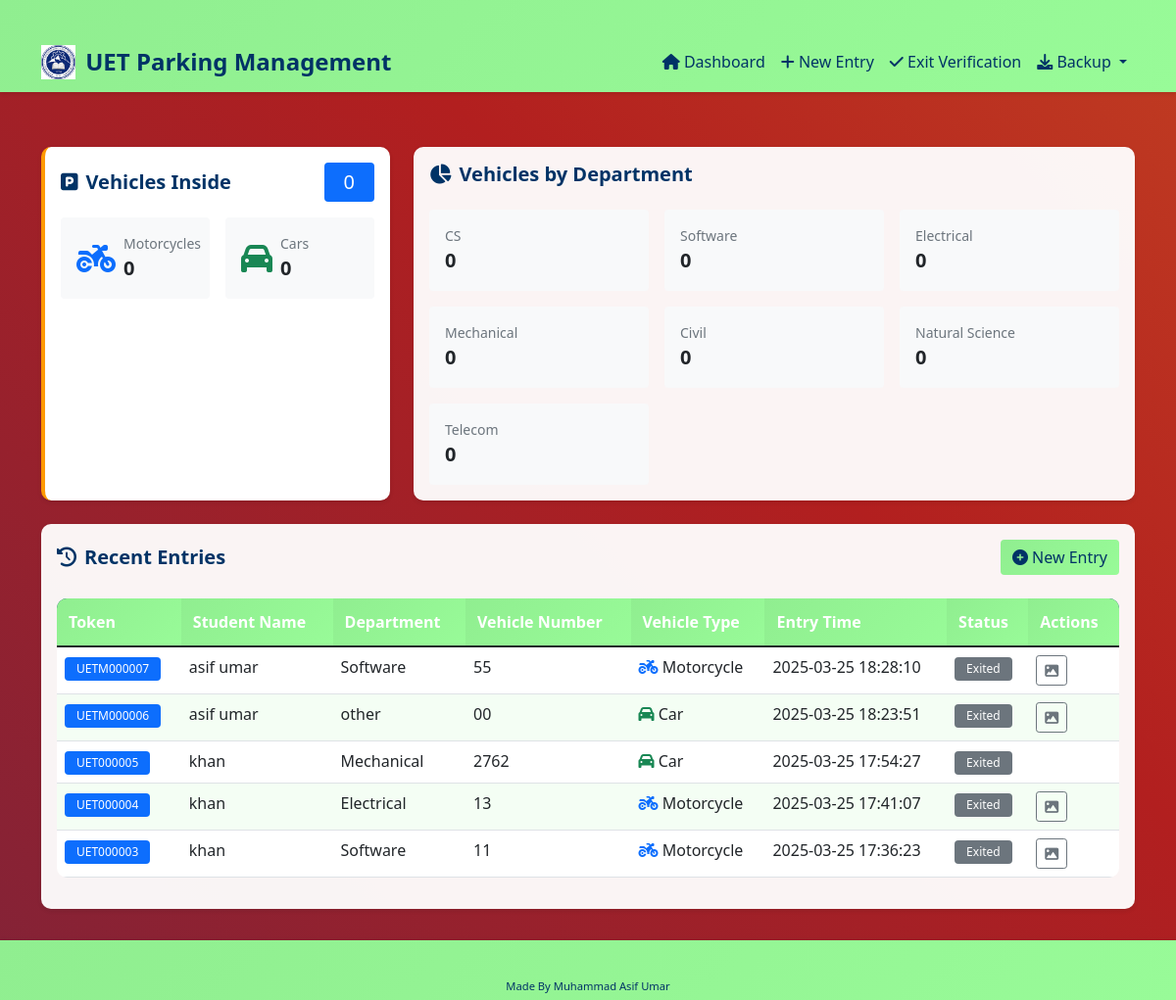
The page / on the database its author committed.
### uetpark/app.py (models this page shows, shortened)
class Entry(db.Model):
    id = db.Column(db.Integer, primary_key=True)
    token = db.Column(db.String(10), unique=True)
    student_name = db.Column(db.String(100), nullable=False)
    department = db.Column(db.String(50), nullable=False)
    semester = db.Column(db.Integer, nullable=False)
    vehicle_number = db.Column(db.String(20), nullable=False)
    vehicle_type = db.Column(db.String(20), nullable=False)
    entry_time = db.Column(db.DateTime, default=datetime.now)
    exit_time = db.Column(db.DateTime)
    image_path = db.Column(db.String(200))

### uetpark/app.py (the view)
@app.route('/')
def index():
    vehicles_inside = Entry.query.filter_by(exit_time=None).count()
    recent_entries = Entry.query.order_by(Entry.entry_time.desc()).limit(5).all()
    stats = {
        'motorcycles': Entry.query.filter_by(vehicle_type='Motorcycle', exit_time=None).count(),
        'cars': Entry.query.filter_by(vehicle_type='Car', exit_time=None).count(),
        'by_department': {}
    }
    for dept in ['CS', 'Software', 'Electrical', 'Mechanical', 'Civil', 'Natural Science', 'Telecom']:
        stats['by_department'][dept] = Entry.query.filter_by(department=dept, exit_time=None).count()
    return render_template('index.html',
                         vehicles_inside=vehicles_inside,
                         recent_entries=recent_entries,
                         stats=stats)

### uetpark/templates/index.html (shortened to what this page needs)
{% extends "base.html" %}
{% block content %}
<div class="row mb-4">
    <div class="col-md-4">
        <div class="card stat-card h-100">
            <div class="card-body">
                <div class="d-flex justify-content-between align-items-center mb-3">
                    <h5 class="card-title mb-0">
                        <i class="fas fa-parking me-2"></i>Vehicles Inside
                    </h5>
                    <span class="badge bg-primary fs-5">{{ vehicles_inside }}</span>
                </div>
                <div class="row g-3">
                    <div class="col-6">
                        <div class="p-3 bg-light rounded">
                            <div class="d-flex align-items-center">
                                <i class="fas fa-motorcycle fa-2x text-primary me-2"></i>
                                <div>
                                    <small class="text-muted d-block">Motorcycles</small>
                                    <span class="fs-5 fw-bold">{{ stats.motorcycles }}</span>
                                </div>
                            </div>
                        </div>
                    </div>
                    <div class="col-6">
                        <div class="p-3 bg-light rounded">
                            <div class="d-flex align-items-center">
                                <i class="fas fa-car fa-2x text-success me-2"></i>
                                <div>
                                    <small class="text-muted d-block">Cars</small>
                                    <span class="fs-5 fw-bold">{{ stats.cars }}</span>
                                </div>
                            </div>
                        </div>
                    </div>
                </div>
            </div>
        </div>
    </div>
    <div class="col-md-8">
        <div class="card h-100">
            <div class="card-body">
                <h5 class="card-title mb-4">
                    <i class="fas fa-chart-pie me-2"></i>Vehicles by Department
                </h5>
                <div class="row g-3">
                    {% for dept, count in stats.by_department.items() %}
                    <div class="col-md-4">
                        <div class="p-3 bg-light rounded">
                            <div class="d-flex justify-content-between align-items-center">
                                <div>
                                    <small class="text-muted d-block">{{ dept }}</small>
                                    <span class="fs-5 fw-bold">{{ count }}</span>
                                </div>
                            </div>
                        </div>
                    </div>
                    {% endfor %}
                </div>
            </div>
        </div>
    </div>
</div>
<div class="row">
    <div class="col-12">
        <div class="card">
            <div class="card-body">
                <div class="d-flex justify-content-between align-items-center mb-4">
                    <h5 class="card-title mb-0">
                        <i class="fas fa-history me-2"></i>Recent Entries
                    </h5>
                    <div>
                        <a href="{{ url_for('new_entry') }}" class="btn btn-primary">
                            <i class="fas fa-plus-circle me-1"></i>New Entry
                        </a>
                    </div>
                </div>
                <div class="table-responsive">
                    <table class="table table-hover">
                        <thead>
                            <tr>
                                <th>Token</th>
                                <th>Student Name</th>
                                <th>Department</th>
                                <th>Vehicle Number</th>
                                <th>Vehicle Type</th>
                                <th>Entry Time</th>
                                <th>Status</th>
                                <th>Actions</th>
                            </tr>
                        </thead>
                        <tbody>
                            {% for entry in recent_entries %}
                            <tr>
                                <td>
                                    <span class="badge bg-primary">{{ entry.token }}</span>
                                </td>
                                <td>{{ entry.student_name }}</td>
                                <td>{{ entry.department }}</td>
                                <td>{{ entry.vehicle_number }}</td>
                                <td>
                                    {% if entry.vehicle_type == 'Motorcycle' %}
                                    <i class="fas fa-motorcycle text-primary"></i>
                                    {% else %}
                                    <i class="fas fa-car text-success"></i>
                                    {% endif %}
                                    {{ entry.vehicle_type }}
                                </td>
                                <td>{{ entry.entry_time.strftime('%Y-%m-%d %H:%M:%S') }}</td>
                                <td>
                                    {% if entry.exit_time %}
                                    <span class="badge bg-secondary">Exited</span>
                                    {% else %}
                                    <span class="badge bg-success">Inside</span>
                                    {% endif %}
                                </td>
                                <td>
                                    {% if entry.image_path %}
                                    <button type="button"
                                            class="btn btn-sm btn-outline-secondary"
                                            onclick="window.open('{{ url_for('static', filename='images/' + entry.image_path) }}')">
                                        <i class="fas fa-image"></i>
                                    </button>
                                    {% endif %}
                                </td>
                            </tr>
                            {% endfor %}
                        </tbody>
                    </table>
                </div>
            </div>
        </div>
    </div>
</div>
{% endblock %}

### uetpark/templates/base.html (shortened to what this page needs)
<!DOCTYPE html>
<html lang="en">
<head>
    <link href="https://cdn.jsdelivr.net/npm/bootstrap@5.1.3/dist/css/bootstrap.min.css" rel="stylesheet">
    <link href="{{ url_for('static', filename='css/style.css') }}" rel="stylesheet">
    <link href="https://cdnjs.cloudflare.com/ajax/libs/font-awesome/6.0.0/css/all.min.css" rel="stylesheet">
</head>
<body>
    <nav class="navbar navbar-expand-lg">
        <div class="container">
            <a class="navbar-brand" href="{{ url_for('index') }}">
                <img src="{{ url_for('static', filename='images/uet-logo.png') }}" alt="UET Logo" class="navbar-logo">
                UET Parking Management
            </a>
            <div class="collapse navbar-collapse" id="navbarNav">
                <ul class="navbar-nav ms-auto">
                    <li class="nav-item">
                        <a class="nav-link" href="{{ url_for('index') }}">
                            <i class="fas fa-home"></i> Dashboard
                        </a>
                    </li>
                    <li class="nav-item">
                        <a class="nav-link" href="{{ url_for('new_entry') }}">
                            <i class="fas fa-plus"></i> New Entry
                        </a>
                    </li>
                    <li class="nav-item">
                        <a class="nav-link" href="{{ url_for('exit_verification') }}">
                            <i class="fas fa-check"></i> Exit Verification
                        </a>
                    </li>
                    <li class="nav-item dropdown">
                        <a class="nav-link dropdown-toggle" href="#" id="backupDropdown" role="button" data-bs-toggle="dropdown">
                            <i class="fas fa-download"></i> Backup
                        </a>
                    </li>
                </ul>
            </div>
        </div>
    </nav>
    <div class="container mt-4">
        {% block content %}{% endblock %}
    </div>
    <footer class="footer">
        <div class="container">
            <small>Made By Muhammad Asif Umar</small>
        </div>
    </footer>
</body>
</html>

### uetpark/static/css/style.css (style rules this page uses)
body { background: linear-gradient(45deg, #1a2a6c, #b21f1f, #fdbb2d); background-size: 400% 400%; animation: gradient 15s ease infinite; min-height: 100vh; font-family: 'Roboto', sans-serif; position: relative; }
.navbar { background: linear-gradient(135deg, #90EE90, #98FB98) !important; box-shadow: 0 2px 4px rgba(0, 0, 0, 0.1); padding: 0.5rem 1rem; }
.navbar-brand { display: flex; align-items: center; color: #003366 !important; font-weight: 500; }
.navbar-logo { height: 35px; margin-right: 10px; }
.nav-link { color: #003366 !important; transition: all 0.3s; }
.container { padding-top: 2rem; }
.card { box-shadow: 0 4px 6px rgba(0, 0, 0, 0.1); border: none; border-radius: 10px; background-color: rgba(255, 255, 255, 0.95); transition: transform 0.3s; }
.table { background-color: white; border-radius: 8px; overflow: hidden; }
.table thead th { background: linear-gradient(135deg, #90EE90, #98FB98); color: #003366; border-bottom: none; padding: 12px; }
.table tbody tr:nth-child(even) { background-color: rgba(144, 238, 144, 0.1); }
.btn-primary { background: linear-gradient(135deg, #90EE90, #98FB98); border: none; transition: all 0.3s; color: #003366; }
.footer { width: 100%; background: linear-gradient(135deg, #90EE90, #98FB98); color: #003366; text-align: center; padding: 5px 0; font-size: 0.8rem; box-shadow: 0 -1px 3px rgba(0, 0, 0, 0.1); margin-top: 2rem; }

### uetpark/templates/base.html (style rules this page uses)
:root { --primary-color: #003366; --secondary-color: #004080; --accent-color: #ff9900; }
body { background-color: #f8f9fa; font-family: 'Segoe UI', Tahoma, Geneva, Verdana, sans-serif; }
.navbar { background-color: white !important; box-shadow: 0 2px 4px rgba(0,0,0,0.1); }
.navbar-brand { font-weight: bold; color: var(--primary-color) !important; font-size: 1.5rem; }
.nav-link { color: var(--primary-color) !important; font-weight: 500; padding: 0.5rem 1rem; transition: color 0.3s ease; }
.card { border: none; border-radius: 10px; box-shadow: 0 2px 4px rgba(0,0,0,0.1); transition: transform 0.3s ease; }
.card-title { color: var(--primary-color); font-weight: bold; }
.stat-card { background-color: white; border-left: 4px solid var(--accent-color); }
.btn-primary { background-color: var(--primary-color); border-color: var(--primary-color); }
.table { background-color: white; border-radius: 10px; overflow: hidden; }
.table thead th { background-color: var(--primary-color); color: white; border: none; }
.badge { padding: 0.5em 1em; font-weight: 500; }

### rows shown on the page
Entry: token "UETM000007", student_name "asif umar", department "Software", vehicle_number "55", vehicle_type "Motorcycle", entry_time "2025-03-25 18:28:10", shows "Exited"
Entry: token "UETM000006", student_name "asif umar", department "other", vehicle_number "00", vehicle_type "Car", entry_time "2025-03-25 18:23:51", shows "Exited"
Entry: token "UET000005", student_name "khan", department "Mechanical", vehicle_number "2762", vehicle_type "Car", entry_time "2025-03-25 17:54:27", shows "Exited"
Entry: token "UET000004", student_name "khan", department "Electrical", vehicle_number "13", vehicle_type "Motorcycle", entry_time "2025-03-25 17:41:07", shows "Exited"
Entry: token "UET000003", student_name "khan", department "Software", vehicle_number "11", vehicle_type "Motorcycle", entry_time "2025-03-25 17:36:23", shows "Exited"

### other values the page prints
{{ vehicles_inside }} "0"
{{ stats.motorcycles }} "0"
{{ stats.cars }} "0"
{{ dept }} "CS" "Software" "Electrical" "Mechanical" "Civil" "Natural Science" "Telecom"
{{ count }} "0" "0" "0" "0" "0" "0" "0"
